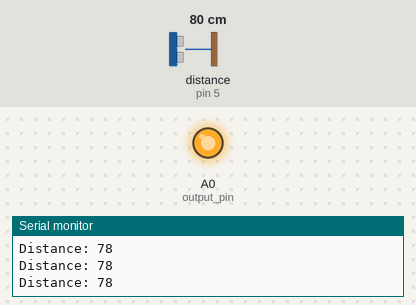
Recording of a sketch running on a simulated Arduino Uno, built with avr-gcc and run on an emulated ATmega328P. Shown: output pins drawn as LEDs (lit = HIGH), the last lines printed to the serial monitor. Wiring (inferred from the names in the program): ultrasonic range finder: trigger pin 6; echo pin 5. The test bench sets the inputs (shaded band); at power-on: distance to the obstacle (sensor on pin 5) 80 cm. The echo pulse lasts 58.3 µs per cm; pins used as bus, display or sensor lines are not drawn.

Above: at 1.2 s.
1.3 s: distance to the obstacle (sensor on pin 5) set to 118 cm
2.8 s: distance to the obstacle (sensor on pin 5) set to 126 cm
At 3.8 s:
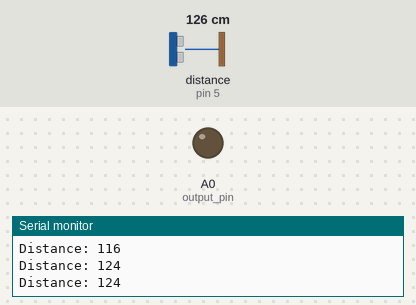
4.5 s: distance to the obstacle (sensor on pin 5) set to 2 cm
At 5.5 s:
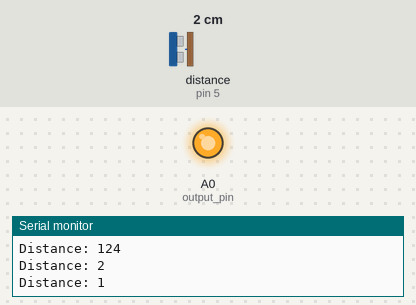
6.0 s: distance to the obstacle (sensor on pin 5) set to 250 cm
At 7.3 s:
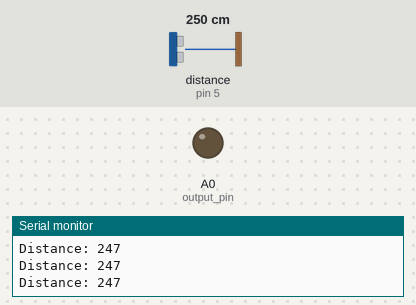
Timing chart, 0 to 8.5 s (numbered marks = the images above; inputs shaded):
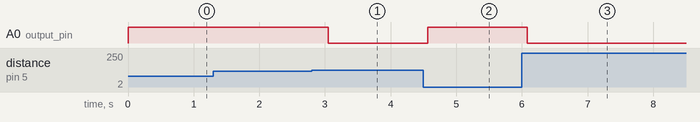

The sketch:

bluetoothtest.ino
```cpp
#include <SoftwareSerial.h>
#include <avr/wdt.h>

SoftwareSerial BTSerial(10, 11); // TXD, RXD
const int trig = 6;
const int echo = 5;

// functions
void checkWDT();
void runSensor(const int trig, const int echo);
void runBT();

// setup the program
void setup(){
  checkWDT(); // enable watchdog and check for reset
  // set triggers
  pinMode(trig, OUTPUT);  // output pin
  pinMode(echo, INPUT); // input pin
  pinMode(A0, OUTPUT);  // output pin

  //start program
  Serial.begin(9600); // begin
  Serial.println("Starting up!\n");

  // set up bluetooth
  BTSerial.begin(9600);
  Serial.println("Bluetooth ready\n");
}

// what needs to be run consistently
void loop(){
  wdt_reset(); // reset watchdog timer to prevent unneccesary resetting
  runSensor(trig, echo);  // run the sensor
  runBT();

  // set delay before starting again
  delay(500);
}

// setup watchdog timer and check for previous reset
void checkWDT(){
  // check if reset has occurred
  if (MCUSR & _BV(WDRF)) {
  // Watchdog reset occurred
  MCUSR &= ~_BV(WDRF); // Clear the flag
  }
  // enable watchdog
  wdt_enable(WDTO_1S);
}

// run the sensor
void runSensor(const int trig, const int echo){
  // write to digital pins
  digitalWrite(trig, LOW);  // trig is low
  delayMicroseconds(12);  // minimum delay for arduino is 10 microseconds.
  digitalWrite(trig, HIGH);
  delayMicroseconds(12);
  digitalWrite(trig, LOW);

  // duration and distance
  long duration = pulseIn(echo, HIGH, 30000); // find duration until pulse is received
  int distance = duration * .017; // calculate distance

  // turn on speaker/buzzer if something is too close
  if(distance <= 120){digitalWrite(A0, true);}else{digitalWrite(A0, false);}

  // print results
  Serial.print("Distance: ");
  Serial.println(distance);
  // BTSerial.println(distance); // print in bluetooth terminal to test connection
}

void runBT(){
  // print bluetooth input to arduino and arduino input to bluetooth
  if(BTSerial.available()){Serial.print(BTSerial.readString());}
  if(Serial.available()){BTSerial.print(Serial.readString());}
}
```

Measured:
- the behaviour switches between 122 and 123 cm on distance to the obstacle (sensor on pin 5) (found by bisection; images 0 and 1)
- after the input at 2.8 s, A0 (output_pin): HIGH → LOW after 0.25 s
- after the input at 4.5 s, A0 (output_pin): LOW → HIGH after 0.06 s
- after the input at 6.0 s, A0 (output_pin): HIGH → LOW after 0.08 s
